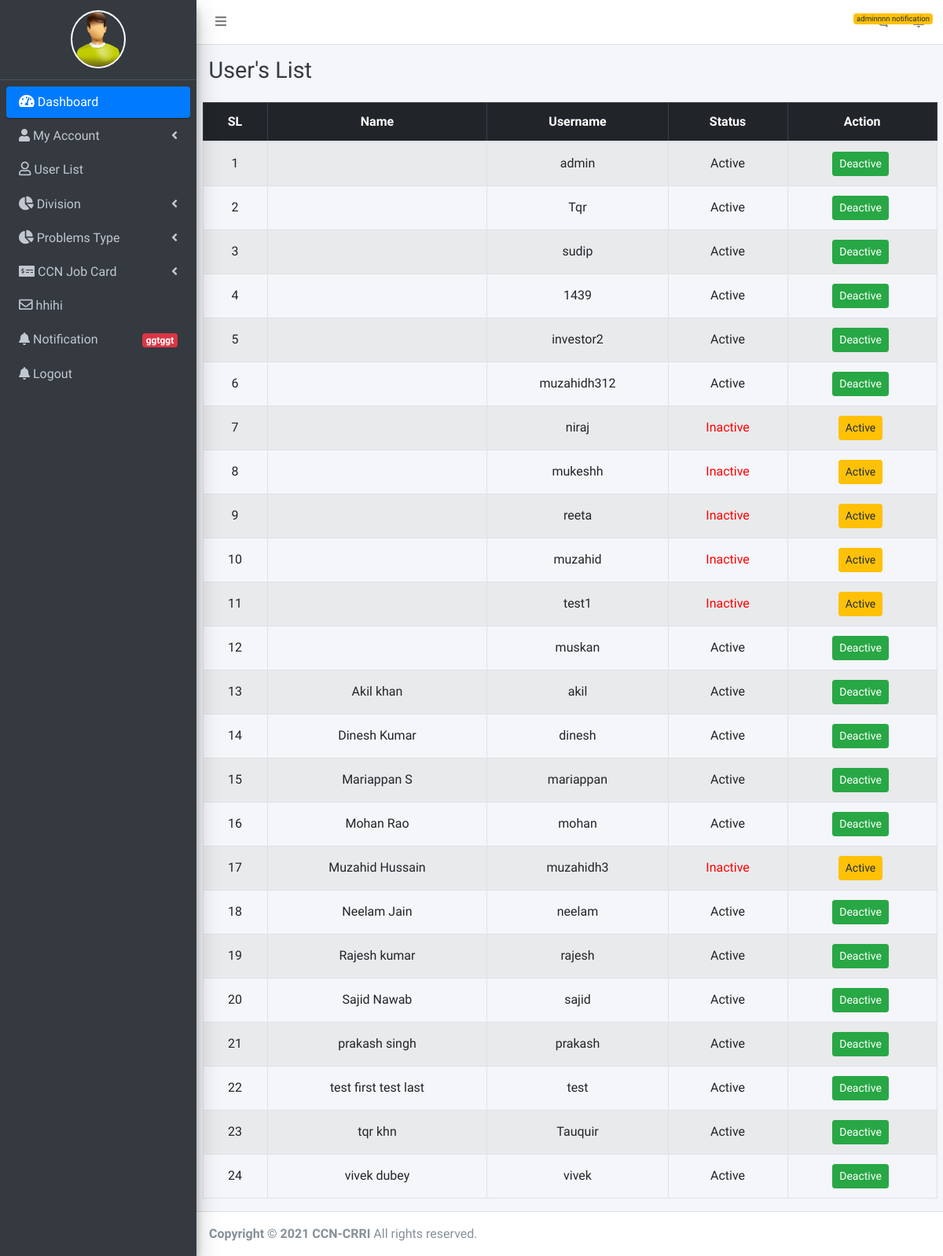
Page /users-list/ (signed in) on the committed database.
### users/models.py (models this page shows, shortened)
class User(AbstractUser):
    is_hod = models.BooleanField(default=False)
    is_ccn_hod = models.BooleanField(default=False)
    is_engineer = models.BooleanField(default=False)
    is_user = models.BooleanField(default=True)
    division = models.ForeignKey(Division, on_delete=models.CASCADE, null=True, blank=True)

class Profile(models.Model):
    user = models.OneToOneField(User, null=True, blank=True, on_delete=models.CASCADE)
    user_pic = models.ImageField(default="default.png", null=True, blank=True)
    bio = models.TextField(max_length=500, blank=True)
    location = models.CharField(max_length=30, blank=True)
    current_address = models.TextField(max_length=100, blank=True)
    permanent_address = models.TextField(max_length=100, blank=True)

### users/views.py (the view)
# urls.py: path('users-list/', UsersList, name="users-list"),
@login_required
def UsersList(request):
    user_list = User.objects.all().order_by('first_name')
    context = {
        'user_list':user_list
    }
    return render(request, 'admin/user_list.html',context)

### users/templatetags/extra_tags.py (called while the page is built)
@register.filter
def TotalPendingJob(self):
    total_pending_job = CcnJobCard.objects.filter(job_on="CCN Head").count()
    return("{:,}".format(total_pending_job))

@register.filter
def TotalJob(self):
    total_job = CcnJobCard.objects.filter(status=False).count()
    return("{:,}".format(total_job))

### users/templates/admin/user_list.html (shortened to what this page needs)
{% extends 'base.html' %}
{% block d-content %}
<div class="content-header">
    <div class="container-fluid">
      <div class="row mb-2">
        <div class="col-12">
          <h1 class="m-0 text-dark float-left w-75">User's List</h1>
        </div>
      </div>
    </div>
  </div>
<section class="invest_request_area">
    <div class="container-fluid">
        <div class="row">
            <div class="col-12">
                <table class="table table-bordered table-striped text-center">
                    <thead class="table-dark">
                        <th>SL</th>
                        <th>Name</th>
                        <th>Username</th>
                        <th>Status</th>
                        <th>Action</th>
                    </thead>
                    <tbody class="text-center">
                        {% for user_list in user_list %}
                            <tr>
                                <td class="align-middle">{{forloop.counter}}</td>
                                <td class="align-middle">{{user_list.first_name}} {{ user_list.last_name}}</td>
                                <td class="align-middle">{{user_list.username}}</td>
                                <td class="align-middle">
                                    {% if user_list.is_active %}
                                        <span>Active</span>
                                    {% else %}
                                        <span style="color: red;">Inactive</span>
                                    {% endif %}
                                </td>
                                <td class="align-middle text-center">
                                    {% if not user_list.is_active %}
                                        <a href="{% url 'users:user-active' user_list.id %}" class="btn btn-warning btn-sm d-inline-block mr-1">Active</a>
                                        {% else %}
                                        <a href="{% url 'users:user-deactive' user_list.id %}" class="btn btn-success btn-sm d-inline-block mr-1">Deactive</a>
                                    {% endif %}
                                </td>
                            </tr>
                        {% endfor %}
                    </tbody>
                </table>
            </div>
        </div>
    </div>
</section>
{% endblock d-content %}

### templates/base.html (shortened to what this page needs)
{% load static %}
<!DOCTYPE html>
<html>
<head>
  <link rel="stylesheet" href="{% static '/plugins/fontawesome-free/css/all.min.css' %}">
  <link rel="stylesheet" href="{% static '/css/style.css' %}">
  <link rel="stylesheet" href="{% static '/dist/css/adminlte.min.css' %}">
  <link rel="stylesheet" href="{% static '/css/dashboard.css' %}">
</head>
<body class="hold-transition sidebar-mini layout-fixed">
<div class="wrapper">
  {% include 'top_menu.html' %}
  {% include 'sidebar.html' %}
  <div class="content-wrapper">
    {% block d-content %}
    {% endblock d-content %}
  </div>
  <footer class="main-footer">
    <strong>Copyright &copy; 2021 CCN-CRRI</strong>
    All rights reserved.
  </footer>
</div>
</body>
</html>

### users/templates/top_menu.html (shortened to what this page needs)
<nav class="main-header navbar navbar-expand navbar-white navbar-light">
    <ul class="navbar-nav">
      <li class="nav-item">
        <a class="nav-link" data-widget="pushmenu" href="#" role="button"><i class="fas fa-bars"></i></a>
      </li>
    </ul>
    <ul class="navbar-nav ml-auto">
        <li class="nav-item dropdown">
          <a class="nav-link" href="#">
              <span class="badge badge-danger navbar-badge"> messages</span>
          </a>
        </li>
      <li class="nav-item dropdown">
        <a class="nav-link" data-toggle="dropdown" href="#">
            <span class="badge badge-warning navbar-badge" id="adnt" data-value="">adminnnn notification</span>
        </a>
      </li>
    </ul>
  </nav>

### users/templates/sidebar.html (shortened to what this page needs)
{% load static %}
{% load extra_tags %}
<aside class="main-sidebar sidebar-dark-primary elevation-4">
 <a href="#" class="brand-link d-block overflow-hidden">
    <div class="logo_images">
      {% if request.user.is_authenticated %}
      <img class="profile-pic" src="{{request.user.profile.user_pic.url}}" />
      {%endif%}
    </div>
  </a>
  <div class="sidebar">
    <nav class="mt-2">
    <ul class="nav nav-pills nav-sidebar flex-column" data-widget="treeview" role="menu" data-accordion="false">
      {% if request.user.is_ccn_hod or request.user.is_superuser %}
      <li class="nav-item has-treeview menu-open">
        <a href="#" class="nav-link active">
          <i class="nav-icon fas fa-tachometer-alt"></i> <p> Dashboard </p>
        </a>
      </li>
      <li class="nav-item has-treeview">
        <a href="#" class="nav-link">
          <i class="fas fa-user"></i> <p>My Account<i class="right fas fa-angle-left"></i></p>
        </a>
      </li>
      <li class="nav-item">
        <a href="{% url 'users:users-list' %}" class="nav-link">
          <i class="nav-icon far fa-user"></i>
          User List
        </a>
      </li>
      <li class="nav-item has-treeview">
        <a href="#" class="nav-link">
          <i class="nav-icon fas fa-chart-pie"></i>
          <p> Division <i class="right fas fa-angle-left"></i> </p>
        </a>
      </li>
      <li class="nav-item has-treeview">
        <a href="#" class="nav-link">
          <i class="nav-icon fas fa-chart-pie"></i>
          <p> Problems Type <i class="right fas fa-angle-left"></i> </p>
        </a>
      </li>
      <li class="nav-item has-treeview">
        <a href="#" class="nav-link">
          <i class="fas fa-money-check-alt"></i>
          <p>CCN Job Card <i class="fas fa-angle-left right"></i></p>
        </a>
      </li>
      <li class="nav-item">
        <a href="#" class="nav-link">
          <i class="nav-icon far fa-envelope"></i>
          hhihi
        </a>
      </li>
      <li class="nav-item">
        <a href="#" class="nav-link">
          <i class="fas fa-bell"></i> <p> Notification
          <span class="badge badge-danger right">ggtggt</span>
        </p>
        </a>
      </li>
      <li class="nav-item">
        <a href="/logout" class="nav-link">
          <i class="fas fa-bell"></i> Logout </a>
      </li>
{% endif %}
    </ul>
    </nav>
  </div>
</aside>

### static/css/dashboard.css (style rules this page uses)
a,.btn { text-decoration: none !important; }
strong { font-weight: 700 !important; }
.nav-sidebar>.nav-item .nav-icon { margin-left: 0; font-size: 1.2rem; margin-right: 0; text-align: center; width: auto; }
.logo_images { width: 75px; height: 75px; border-radius: 90px; text-align: center; display: block; margin: 0 auto; }
.logo_images img { height: 74px; width: 70px; border: 2px solid #fff; border-radius: 50%; }
.nav-item.has-treeview.menu-open > a.nav-link { background-color: #007bff !important; color: #fff !important; }

### rows in the picture
User: user.profile.user_pic (placeholder picture), username "admin", is_active "Active"
User: username "Tqr", is_active "Active"
User: username "sudip", is_active "Active"
User: username "1439", is_active "Active"
User: username "investor2", is_active "Active"
User: username "muzahidh312", is_active "Active"
User: username "niraj", is_active "Inactive"
User: username "mukeshh", is_active "Inactive"
User: username "reeta", is_active "Inactive"
User: username "muzahid", is_active "Inactive"
User: username "test1", is_active "Inactive"
User: username "muskan", is_active "Active"
User: first_name "Akil", last_name "khan", username "akil", is_active "Active"
User: first_name "Dinesh", last_name "Kumar", username "dinesh", is_active "Active"
User: first_name "Mariappan", last_name "S", username "mariappan", is_active "Active"
User: first_name "Mohan", last_name "Rao", username "mohan", is_active "Active"
User: first_name "Muzahid", last_name "Hussain", username "muzahidh3", is_active "Inactive"
User: first_name "Neelam", last_name "Jain", username "neelam", is_active "Active"
User: first_name "Rajesh", last_name "kumar", username "rajesh", is_active "Active"
User: first_name "Sajid", last_name "Nawab", username "sajid", is_active "Active"
User: first_name "prakash", last_name "singh", username "prakash", is_active "Active"
User: first_name "test first", last_name "test last", username "test", is_active "Active"
User: first_name "tqr", last_name "khn", username "Tauquir", is_active "Active"
User: first_name "vivek", last_name "dubey", username "vivek", is_active "Active"
